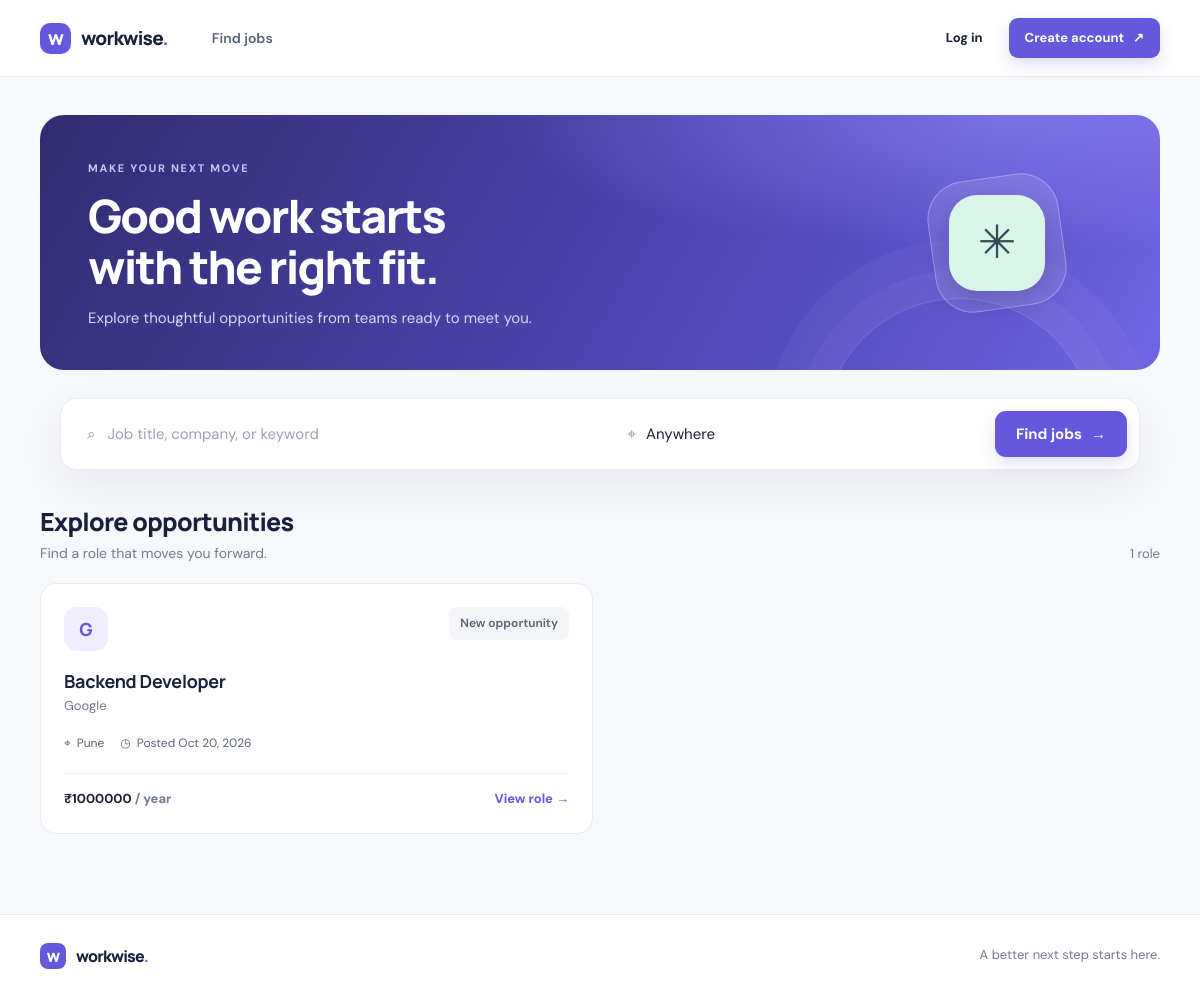
Screenshot of /jobs/ with the database file from the repository.
### jobs/models.py (models this page shows, shortened)
class Job(models.Model):
    title = models.CharField(max_length=200)
    company_name = models.CharField(max_length=200)
    description = models.TextField()
    location = models.CharField(max_length=100)
    salary = models.DecimalField(max_digits=10, decimal_places=2)
    posted_by = models.ForeignKey(settings.AUTH_USER_MODEL, on_delete=models.CASCADE)
    date_posted = models.DateField(auto_now_add=True)
    class Meta:
        ordering = ['-date_posted']

### jobs/views.py (the view)
# urls.py: path("", JobListView.as_view(), name="job_list"),
class JobListView(ListView):
    model = Job
    template_name = "job_list.html"
    context_object_name = "all_jobs"
    paginate_by = 12
    def get_queryset(self):
        queryset = Job.objects.select_related("posted_by")
        query = self.request.GET.get("q", "").strip()
        location = self.request.GET.get("location", "").strip()
        if query:
            queryset = queryset.filter(
                Q(title__icontains=query)
                | Q(company_name__icontains=query)
                | Q(description__icontains=query)
            )
        if location:
            queryset = queryset.filter(location__iexact=location)
        return queryset
    def get_context_data(self, **kwargs):
        context = super().get_context_data(**kwargs)
        context["search_query"] = self.request.GET.get("q", "").strip()
        context["selected_location"] = self.request.GET.get("location", "").strip()
        context["locations"] = (
            Job.objects.order_by("location")
            .values_list("location", flat=True)
            .distinct()
        )
        context["result_count"] = context["paginator"].count
        return context

### jobs/templates/job_list.html (shortened to what this page needs)
{% extends "base.html" %}
{% block content %}
<section class="hero">
    <div>
        <p class="eyebrow">Make your next move</p>
        <h1>Good work starts<br>with the right fit.</h1>
        <p class="hero-copy">Explore thoughtful opportunities from teams ready to meet you.</p>
    </div>
    <div class="hero-art" aria-hidden="true"><div class="hero-art-inner">✳</div></div>
</section>
<form class="search-panel" method="get" role="search">
    <label class="search-field">
        <span aria-hidden="true">⌕</span>
        <input type="search" name="q" value="{{ search_query }}" placeholder="Job title, company, or keyword" aria-label="Search jobs">
    </label>
    <label class="search-field">
        <span aria-hidden="true">⌖</span>
        <select name="location" aria-label="Filter by location">
            <option value="">Anywhere</option>
        </select>
    </label>
    <button class="button button-primary search-submit" type="submit">Find jobs <span aria-hidden="true">→</span></button>
</form>
<section aria-labelledby="jobs-heading">
    <div class="section-heading">
        <div>
            <h2 id="jobs-heading">Explore opportunities</h2>
            <p>Find a role that moves you forward.</p>
        </div>
        <span class="result-count">{{ result_count }} role{{ result_count|pluralize }}</span>
    </div>
    <div class="job-grid">
        {% for job in all_jobs %}
            <article class="job-card">
                <div class="job-card-top">
                    <div class="company-avatar" aria-hidden="true">{{ job.company_name|first|upper }}</div>
                    <span class="status-pill">New opportunity</span>
                </div>
                <h3><a href="{% url 'jobs:job_detail' job.pk %}">{{ job.title }}</a></h3>
                <p class="company-name">{{ job.company_name }}</p>
                <div class="job-meta">
                    <span><span aria-hidden="true">⌖</span> {{ job.location }}</span>
                    <span><span aria-hidden="true">◷</span> Posted {{ job.date_posted|date:"M j, Y" }}</span>
                </div>
                <div class="job-card-footer">
                    <span class="salary">₹{{ job.salary|floatformat:0 }} <span class="company-name">/ year</span></span>
                    <a class="text-link" href="{% url 'jobs:job_detail' job.pk %}">View role <span aria-hidden="true">→</span></a>
                </div>
            </article>
        {% endfor %}
    </div>
</section>
{% endblock %}

### rows the page displays
Job: company_name|first "G", title "Backend Developer", company_name "Google", location "Pune", date_posted "Oct 20, 2026", salary "1000000"

### other values shown
{{ result_count }} "1"
